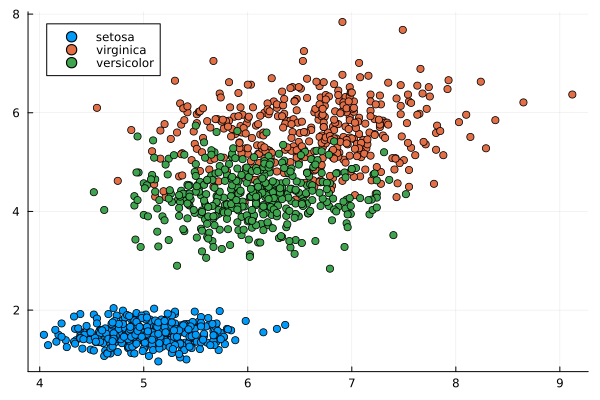

Write Julia code to recreate this figure.
using DataFrames
using CSV
using Plots

df = DataFrame(CSV.File("iris_extended.csv"))

types = ["setosa", "virginica", "versicolor" ]

p = plot()

for type in types
    dff = filter( x -> x.species == type, df )
    plot!(p, dff[!,"sepal_length"], dff[!,"petal_length"], seriestype=:scatter, label=type)
end

savefig(p, "iris.png")
